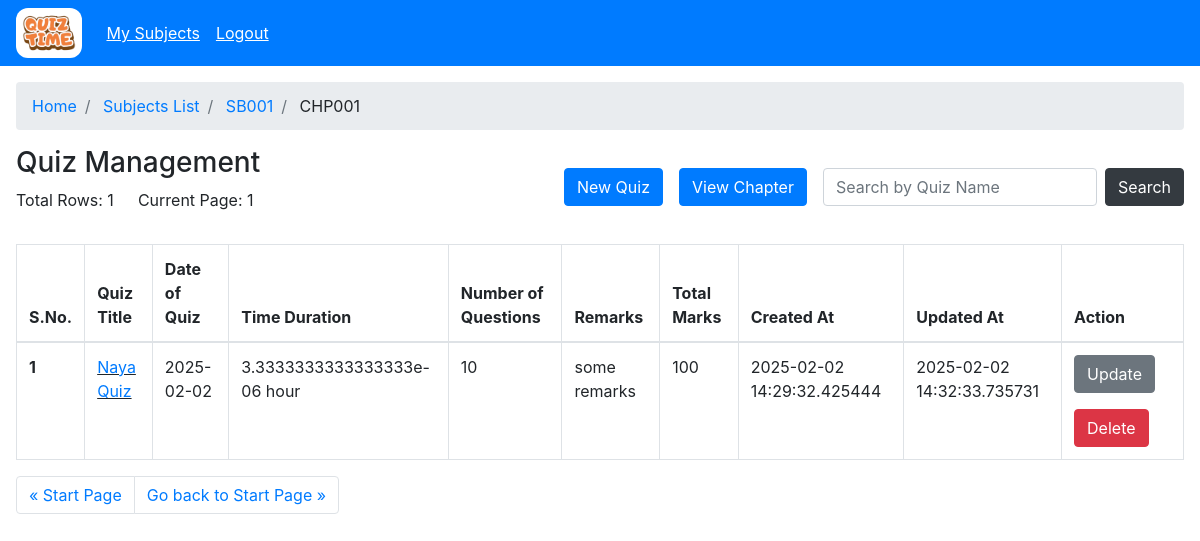
The app's page /admin/subject/chapter/view?sub_id=7868237d-a0b1-4d0d-b16d-a4c6496fc874&skip=0&take=25&chap_id=4b8f6033-9886-4e51-8294-40eb27648ed1 (signed in) with its own data.
### models/model.py (models this page shows)
class Subject(db.Model):
    __tablename__='subjects'
    id=db.Column(db.VARCHAR(100), primary_key=True)
    name=db.Column(db.VARCHAR(100), nullable=False)
    description=db.Column(db.VARCHAR(100), nullable=False)
    created_at=db.Column(db.TIMESTAMP, nullable=False)
    updated_at=db.Column(db.TIMESTAMP, nullable=False)
    code=db.Column(db.VARCHAR(100), nullable=False)

class Chapter(db.Model):
    __tablename__='chapters'
    id=db.Column(db.VARCHAR(100), primary_key=True)
    name=db.Column(db.VARCHAR(100), nullable=False)
    description=db.Column(db.VARCHAR(100), nullable=False)
    subject_id=db.Column(db.VARCHAR(100), db.ForeignKey('subjects.id'), nullable=False)
    created_at = db.Column(db.TIMESTAMP, nullable=False)
    updated_at = db.Column(db.TIMESTAMP, nullable=False)
    chapter_number=db.Column(db.Integer, nullable=False)
    code=db.Column(db.VARCHAR(100), nullable=False)
    pages=db.Column(db.Integer, nullable=False)

class Quiz(db.Model):
    __tablename__='quiz'
    id=db.Column(db.VARCHAR(100), primary_key=True)
    quiz_title=db.Column(db.VARCHAR(100), nullable=False)
    chapter_id=db.Column(db.VARCHAR(100), db.ForeignKey('chapters.id'), nullable=False)
    chapter_code=db.Column(db.VARCHAR(100), db.ForeignKey('chapters.code'), nullable=False)
    date_of_quiz=db.Column(db.DATE, nullable=False)
    time_duration=db.Column(db.Integer, nullable=False)
    time_unit=db.Column(db.Enum('minutes','hours', 'seconds'), nullable=False)
    remarks=db.Column(db.VARCHAR(100), nullable=False)
    created_at=db.Column(db.TIMESTAMP, nullable=False)
    updated_at=db.Column(db.TIMESTAMP, nullable=False)
    number_of_questions=db.Column(db.Integer, nullable=False)
    user_id=db.Column(db.VARCHAR(100), db.ForeignKey('users.id'), nullable=True)
    total_marks=db.Column(db.Integer, nullable=False)

### controllers/admin/admin_subject.py (the view)
@subject.route("/chapter/view")
@login_required
@role_required("admin")
def view_chapter():
    skip = int(request.args.get('skip', 0))
    take = int(request.args.get('take', 25))
    where = request.args.get('where', '{}')
    sub_id = request.args.get("sub_id", "")
    chap_id = request.args.get("chap_id", "")
    if not sub_id:
        return flash_and_redirect("Subject is required", "danger", url_for("subject.admin_subject"))
    if not chap_id:
        return flash_and_redirect("Chapter is required", "danger", url_for("subject.view_subject", sub_id=sub_id))
    try:
        sub = Subject.query.get_or_404(sub_id)
        chap = Chapter.query.get_or_404(chap_id)
        where = json.loads(where) if where else {}
        quizzes = Quiz.query.filter_by(chapter_id=chap_id, **where).order_by(desc(Quiz.created_at)).limit(take).offset(skip).all()
        total_rows = Quiz.query.filter_by(chapter_id=chap_id).count()
        return render_template("admin/chapter/admin_single_chapter.html", sub=sub, chap=chap, rows=quizzes, skip=skip, take=take, total_rows=total_rows)
    except Exception as e:
        return flash_and_redirect(f"An error occurred: {e}", "danger", url_for("subject.view_subject", sub_id=sub_id))

### app.py (called while the page is built)
    @login_manager.user_loader
    def load_user(user_id):
        return User.query.get(user_id)

### controllers/decorator.py (called while the page is built)
def role_required(role):
    def decorator(func):
        @wraps(func)
        def wrapper(*args, **kwargs):
            if not current_user.is_authenticated:
                return redirect(url_for("auth.login"))
            if current_user.user_type != role and session.get("user_type") != role:
                if current_user.user_type == "admin":
                    return redirect(url_for("admin.admin_home"))
                return redirect(url_for("user.user_home"))
            return func(*args, **kwargs)
        return wrapper
    return decorator

### templates/admin/chapter/admin_single_chapter.html (shortened to what this page needs)
{% extends "base.html" %}{% block title %}View Chapter{% endblock %} {% block
content %}{% include "admin/admin_wrapper.html" %}
<section class="p-3">
  <nav aria-label="breadcrumb">
    <ol class="breadcrumb">
      <li class="breadcrumb-item"><a href="/admin">Home</a></li>
      <li class="breadcrumb-item">
        <a href="/admin/subject/?skip=0&take=25">Subjects List</a>
      </li>
      <li class="breadcrumb-item" aria-current="page">
        <a href="/admin/subject/view?sub_id={{ sub.id }}&take=25&skip=0"
          >{% if sub %}{{ sub.code }}{% endif %}
        </a>
      </li>
      <li class="breadcrumb-item">
        {% if chap %}{{ chap.code }}{% endif %}
      </li>
    </ol>
  </nav>
  <div class="d-flex mt-3 flex-wrap justify-content-between">
    <div>
      <h3>Quiz Management</h3>
      <div class="d-flex align-items-center">
        <p class="mr-4">Total Rows: {{ total_rows }}</p>
        <p>
          Current Page: {% if skip and take %} {{ ((skip|int)//take)+1 }} {%
          else %}1{% endif %}
        </p>
      </div>
    </div>
    <div class="form-inline my-2 my-lg-0">
      <div class="d-flex">
        <button type="button" class="btn btn-primary mr-3">
          <a
            class="text-white"
            href="/admin/subject/chapter/quiz/new?sub_id={{ sub.id }}&chap_id={{ chap.id }}"
            >New Quiz</a
          >
        </button>
        <button
          type="button"
          class="btn btn-primary mr-3"
          data-toggle="modal"
          data-target="#exampleModalScrollable"
        >
          View Chapter
        </button>
      </div>
      <div class="d-flex mt-2 mt-sm-0 justify-content-between">
        <input
          class="form-control mr-2"
          type="search"
          id="quizInput"
          placeholder="Search by Quiz Name"
          aria-label="Search"
        />
        <button
          class="btn btn-dark"
          onclick="searchByQuiz('{{skip}}', '{{take}}', '{{ chap.id }}' , '{{ sub.id }}')"
        >
          <a>Search</a>
        </button>
      </div>
    </div>
  </div>
  <section class="mt-3">
    <div class="table-responsive">
      <table class="table table-bordered table-hover">
        <thead>
          <tr>
            <th scope="col">S.No.</th>
            <th scope="col">Quiz Title</th>
            <th scope="col">Date of Quiz</th>
            <th scope="col">Time Duration</th>
            <th scope="col">Number of Questions</th>
            <th scope="col">Remarks</th>
            <th scope="col">Total Marks</th>
            <th scope="col">Created At</th>
            <th scope="col">Updated At</th>
            <th scope="col">Action</th>
          </tr>
        </thead>
        <tbody>
          {% for quiz in rows %}
          <tr class="pointer">
            <th scope="row">{{ loop.index+skip }}</th>
            <td class="link">
              <a
                href="/admin/subject/chapter/quiz/view?quiz_id={{ quiz.id }}&sub_id={{ sub.id }}&chap_id={{ chap.id }}"
                >{{ quiz.quiz_title }}</a
              >
            </td>
            <td>{{ quiz.date_of_quiz }}</td>
            <td>{{ quiz.time_duration|int/3600000 }} hour</td>
            <td>{{ quiz.number_of_questions }}</td>
            <td>{{ quiz.remarks }}</td>
            <td>{{ quiz.total_marks }}</td>
            <td>{{ quiz.created_at }}</td>
            <td>{{ quiz.updated_at }}</td>
            <td>
              <button
                onclick="window.location.href='/admin/subject/chapter/quiz/update?quiz_id={{ quiz.id }}&chap_id={{ chap.id }}&sub_id={{ sub.id }}'"
                type="button"
                class="btn btn-secondary mr-3 mb-3"
              >
                Update
              </button>
              <form
                method="post"
                action="/admin/subject/chapter/quiz/delete?sub_id={{ sub.id }}&chap_id={{ chap.id }}&quiz_id={{ quiz.id }}"
                onsubmit="return confirm('Are you sure you wish to delete the quiz with {{sub.code}}?, !! This will delete all questions associated with it !!');"
              >
                <input type="submit" class="btn btn-danger" value="Delete" />
              </form>
            </td>
          </tr>
          {% endfor %}
        </tbody>
      </table>
      <nav aria-label="Page navigation example">
        <ul class="pagination">
          <li class="page-item">
            <a
              class="page-link"
              href="/admin/subject/chapter/view?chap_id={{ chap.id }}&sub_id={{ sub.id }}&skip={{ (skip - take) if skip > 0 else 0 }}&take={{ take }}"
              aria-label="Previous"
            >
              <span aria-hidden="true">&laquo;</span>
              <span
                >{% if skip > 0 %}Previous{% else %}Start Page{% endif %}</span
              >
            </a>
          </li>
          <li class="page-item">
            <a
              class="page-link"
              href="/admin/subject/chapter/view?chap_id={{ chap.id }}&sub_id={{ sub.id }}&skip={{ ( ((skip//take)+1)*take if ((skip|int+take) < total_rows) else None  ) if ((skip|int+take) < total_rows) else 0 }}&take={{ take }}"
              aria-label="Next"
            >
              <span
                >{% if ((skip|int + take) < total_rows) %}Next{% else %}Go back
                to Start Page{% endif %}</span
              >
              <span aria-hidden="true">&raquo;</span>
            </a>
          </li>
        </ul>
      </nav>
    </div>
  </section>
</section>
{% endblock %}

### templates/base.html (shortened to what this page needs)
<!DOCTYPE html>
<html lang="en">
  <head>
    <link rel="stylesheet" href="/static/css/style.css" />
    <link
      rel="stylesheet"
      href="https://cdn.jsdelivr.net/npm/bootstrap@4.3.1/dist/css/bootstrap.min.css"
    />
  </head>
  <body>
    {% block content %} {% endblock %}
  </body>
</html>

### templates/admin/admin_wrapper.html (shortened to what this page needs)
<nav class="navbar navbar-expand-lg navbar-dark bg-primary">
  <a href="/admin">
    <img
      alt="logo"
      src="/static/images/logo.png"
      class="adminLogo navbar-brand"
    />
  </a>
  <div class="collapse navbar-collapse" id="navbarSupportedContent">
    <ul class="navbar-nav mr-auto">
      <li class="nav-item">
        <a class="anchor nav-link" href="/admin/subject?skip=0&take=25"
          >My Subjects</a
        >
      </li>
      <li class="nav-item">
        <a class="anchor nav-link" href="/auth/logout">Logout</a>
      </li>
    </ul>
  </div>
</nav>

### static/css/style.css (style rules this page uses)
.adminLogo { height: 50px; background-color: white !important; border-radius: 12px; padding: 6px; }
.pointer { cursor: pointer; }
.anchor { color: white !important; text-decoration: underline !important; }
.link { text-decoration: underline !important; }

### records on screen
Subject: code "SB001"
Chapter: code "CHP001"
Quiz: quiz_title "Naya Quiz", date_of_quiz "2025-02-02", quiz.time_duration|int/3600000 "3.3333333333333333e-06", number_of_questions "10", remarks "some remarks", total_marks "100", created_at "2025-02-02 14:29:32.425444", updated_at "2025-02-02 14:32:33.735731"

### other values on screen
{{ total_rows }} "1"
